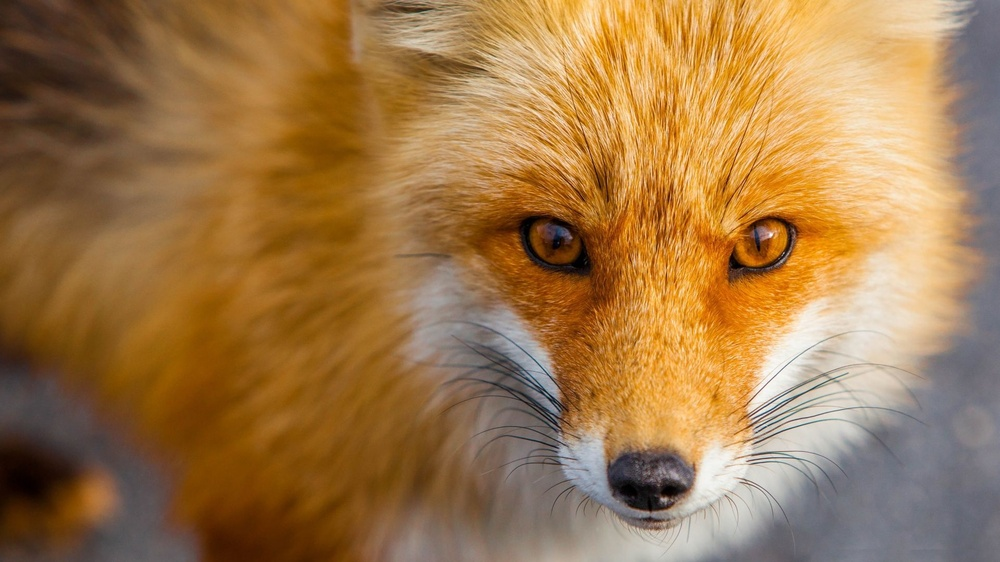
#> input picture Chapter-1/image.jpg, 1000 x 562 px, shrunk from 1920 x 1080 before the run
$ python 5-ColorLevels.py   (Python 2 division)
#> lines starting #> are read from the running program, lines starting #| are printed output that depends on the picture
import numpy as np
import cv2

## Open CV stores value in BRG format


# For Loading Images use imread('Name of Image')
# open CV creates a image array and store all the information
image = cv2.imread('image.jpg')
#> image is the input picture: shape (562, 1000, 3); mean B, G, R 74.1, 120.1, 159.1
# For Showing Image by this HelloWorld Name
cv2.imshow('helloWorld' , image)

# Getting Color values from the array
B ,G ,R  = image[0,0]
#> B = 21; G = 37; R = 50
print B, G, R
#| 21 37 50

# This will allow you to input information when image window is open
# by leaving it blank it just wait for anykey to be pressed before continuing
## we can place argument (except 0 for 0 it will wait forever to exit for key press ) we can specify the delay ,
#  how long to keep the window open

cv2.waitKey()


# convert this to gray Scale and then check

gray_image = cv2.cvtColor(image,cv2.COLOR_BGR2GRAY)
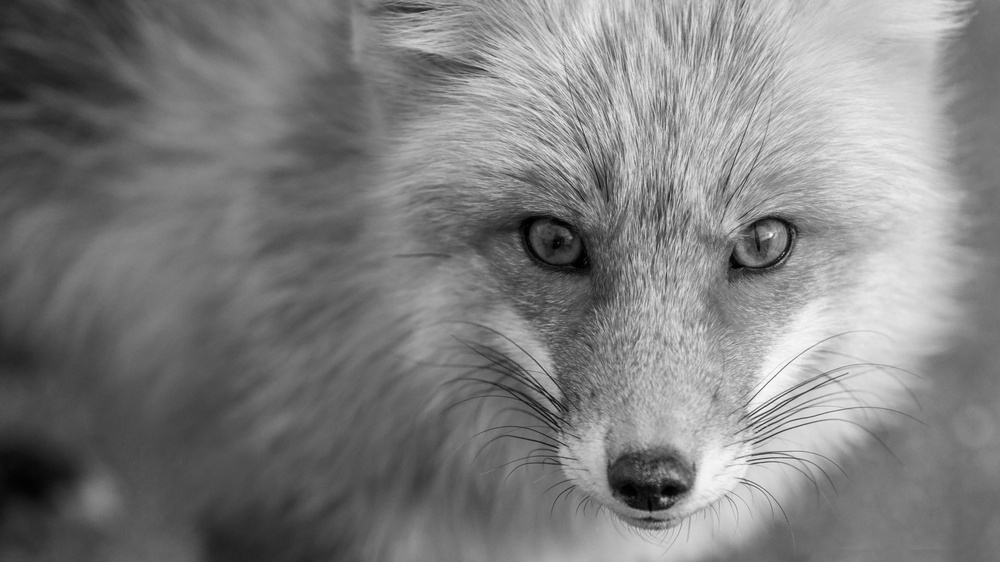
#> gray_image: shape (562, 1000); min 0, max 255, mean 126.5

cv2.imshow('GrayScale' , gray_image)
cv2.waitKey(0)

# convert a image into gray scale will gives only two value
# here you see that output only contains Height and Width.
print gray_image.shape
#| (562, 1000)

# Gray scale image contains only 1 pixel value ranging from 0-255
print gray_image[1,2]
#| 38

# this close all the open windows
# failure of this will make the program in hung state
cv2.destroyAllWindows()
